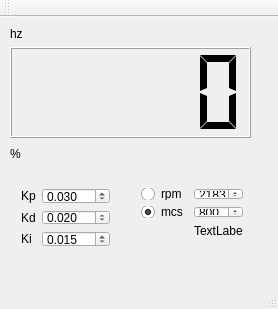
<?xml version="1.0" encoding="UTF-8"?>
<ui version="4.0">
 <class>MainWindow</class>
 <widget class="QMainWindow" name="MainWindow">
  <property name="geometry">
   <rect>
    <x>0</x>
    <y>0</y>
    <width>278</width>
    <height>309</height>
   </rect>
  </property>
  <property name="windowTitle">
   <string>MainWindow</string>
  </property>
  <widget class="QWidget" name="centralWidget">
   <widget class="QLCDNumber" name="lcdNumber">
    <property name="geometry">
     <rect>
      <x>10</x>
      <y>30</y>
      <width>241</width>
      <height>91</height>
     </rect>
    </property>
    <property name="font">
     <font>
      <weight>75</weight>
      <bold>true</bold>
     </font>
    </property>
    <property name="digitCount">
     <number>5</number>
    </property>
    <property name="segmentStyle">
     <enum>QLCDNumber::Flat</enum>
    </property>
   </widget>
   <widget class="QWidget" name="formLayoutWidget">
    <property name="geometry">
     <rect>
      <x>10</x>
      <y>160</y>
      <width>111</width>
      <height>81</height>
     </rect>
    </property>
    <layout class="QFormLayout" name="formLayout">
     <item row="0" column="1">
      <widget class="QDoubleSpinBox" name="doubleSpinBox">
       <property name="decimals">
        <number>3</number>
       </property>
       <property name="minimum">
        <double>0.000000000000000</double>
       </property>
       <property name="maximum">
        <double>5.000000000000000</double>
       </property>
       <property name="singleStep">
        <double>0.010000000000000</double>
       </property>
       <property name="value">
        <double>0.030000000000000</double>
       </property>
      </widget>
     </item>
     <item row="1" column="0">
      <widget class="QLabel" name="label_2">
       <property name="text">
        <string>Kd</string>
       </property>
      </widget>
     </item>
     <item row="1" column="1">
      <widget class="QDoubleSpinBox" name="doubleSpinBox_2">
       <property name="decimals">
        <number>3</number>
       </property>
       <property name="minimum">
        <double>0.000000000000000</double>
       </property>
       <property name="maximum">
        <double>5.000000000000000</double>
       </property>
       <property name="singleStep">
        <double>0.005000000000000</double>
       </property>
       <property name="value">
        <double>0.020000000000000</double>
       </property>
      </widget>
     </item>
     <item row="2" column="0">
      <widget class="QLabel" name="label_3">
       <property name="text">
        <string>Ki</string>
       </property>
      </widget>
     </item>
     <item row="2" column="1">
      <widget class="QDoubleSpinBox" name="doubleSpinBox_3">
       <property name="decimals">
        <number>3</number>
       </property>
       <property name="minimum">
        <double>0.000000000000000</double>
       </property>
       <property name="maximum">
        <double>5.000000000000000</double>
       </property>
       <property name="singleStep">
        <double>0.005000000000000</double>
       </property>
       <property name="value">
        <double>0.015000000000000</double>
       </property>
      </widget>
     </item>
     <item row="0" column="0">
      <widget class="QLabel" name="label">
       <property name="text">
        <string>Kp</string>
       </property>
      </widget>
     </item>
    </layout>
   </widget>
   <widget class="QWidget" name="formLayoutWidget_2">
    <property name="geometry">
     <rect>
      <x>130</x>
      <y>160</y>
      <width>124</width>
      <height>71</height>
     </rect>
    </property>
    <layout class="QFormLayout" name="formLayout_2">
     <item row="0" column="0">
      <widget class="QRadioButton" name="radioButton">
       <property name="text">
        <string>rpm</string>
       </property>
      </widget>
     </item>
     <item row="0" column="1">
      <widget class="QSpinBox" name="spinBox">
       <property name="suffix">
        <string/>
       </property>
       <property name="maximum">
        <number>10000</number>
       </property>
       <property name="singleStep">
        <number>100</number>
       </property>
       <property name="value">
        <number>2183</number>
       </property>
       <property name="displayIntegerBase">
        <number>10</number>
       </property>
      </widget>
     </item>
     <item row="1" column="0">
      <widget class="QRadioButton" name="radioButton_2">
       <property name="text">
        <string>mcs</string>
       </property>
       <property name="checked">
        <bool>true</bool>
       </property>
      </widget>
     </item>
     <item row="1" column="1">
      <widget class="QSpinBox" name="spinBox_2">
       <property name="minimum">
        <number>800</number>
       </property>
       <property name="maximum">
        <number>2300</number>
       </property>
       <property name="singleStep">
        <number>100</number>
       </property>
       <property name="value">
        <number>800</number>
       </property>
      </widget>
     </item>
     <item row="2" column="1">
      <widget class="QLabel" name="label_4">
       <property name="text">
        <string>TextLabel</string>
       </property>
      </widget>
     </item>
    </layout>
   </widget>
   <widget class="QLabel" name="prErr1">
    <property name="geometry">
     <rect>
      <x>10</x>
      <y>130</y>
      <width>47</width>
      <height>13</height>
     </rect>
    </property>
    <property name="text">
     <string>%</string>
    </property>
    <property name="textFormat">
     <enum>Qt::AutoText</enum>
    </property>
   </widget>
   <widget class="QLabel" name="hz_1">
    <property name="geometry">
     <rect>
      <x>10</x>
      <y>10</y>
      <width>47</width>
      <height>13</height>
     </rect>
    </property>
    <property name="text">
     <string>hz</string>
    </property>
   </widget>
  </widget>
  <widget class="QMenuBar" name="menuBar">
   <property name="geometry">
    <rect>
     <x>0</x>
     <y>0</y>
     <width>278</width>
     <height>21</height>
    </rect>
   </property>
  </widget>
  <widget class="QToolBar" name="mainToolBar">
   <attribute name="toolBarArea">
    <enum>TopToolBarArea</enum>
   </attribute>
   <attribute name="toolBarBreak">
    <bool>false</bool>
   </attribute>
  </widget>
  <widget class="QStatusBar" name="statusBar"/>
 </widget>
 <layoutdefault spacing="6" margin="11"/>
 <resources/>
 <connections/>
</ui>
